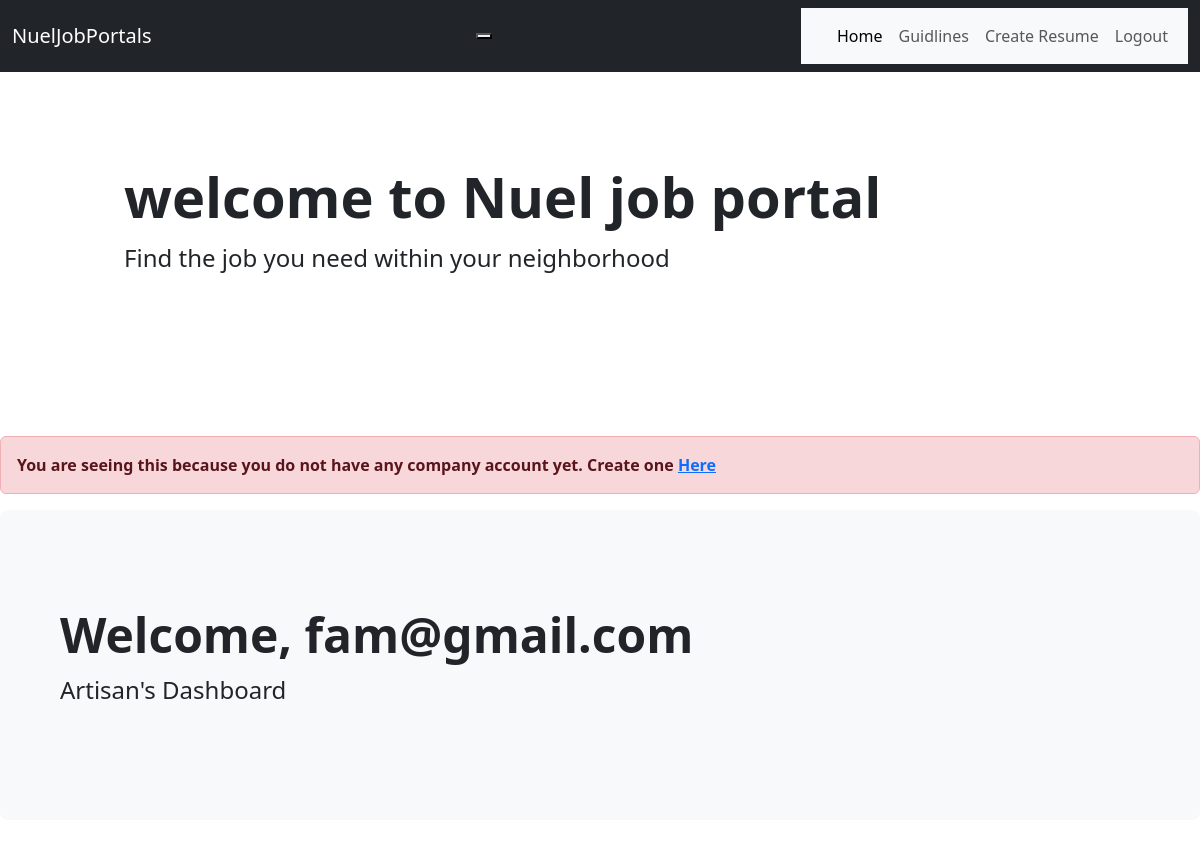
The page /dashboard/dashboards/ (signed in) on the database as committed earlier.
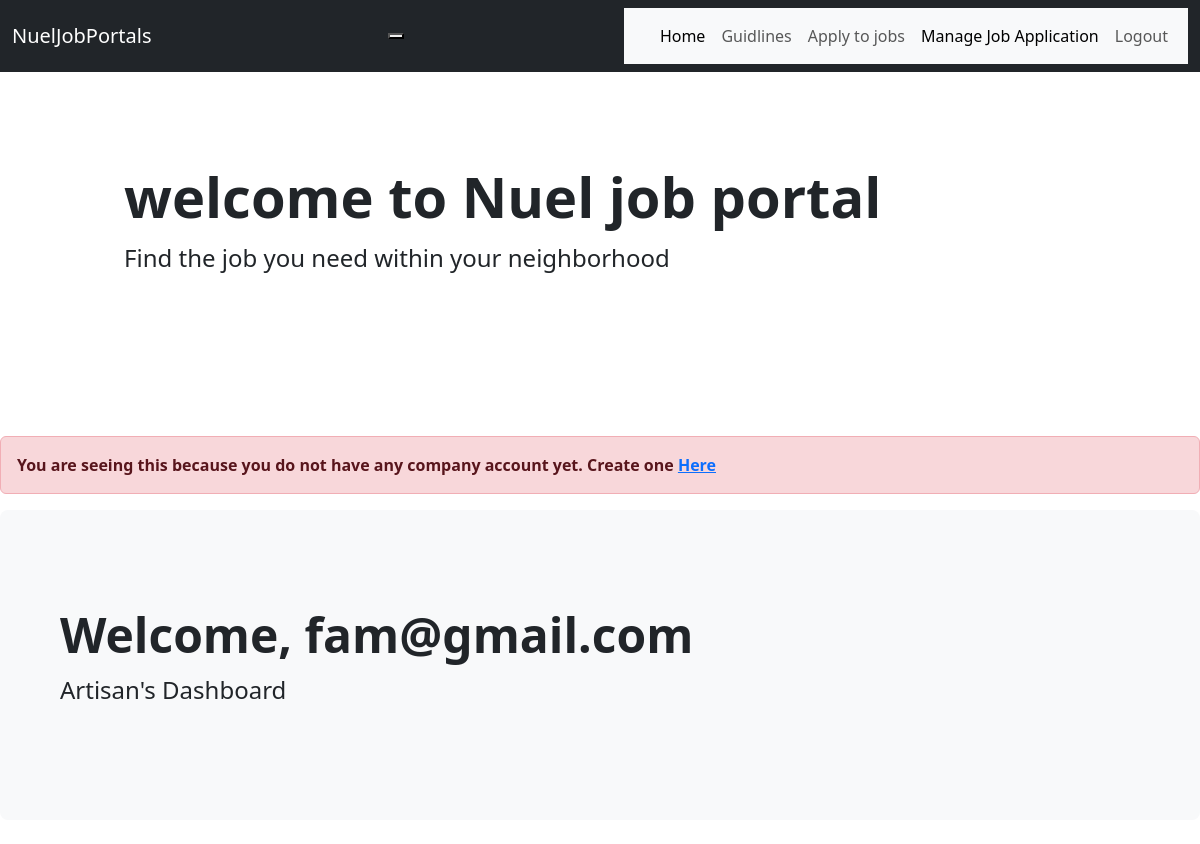
The same page on the database as committed later.
### dashboard/views.py (the view)
# urls.py: path('dashboards/',views.users_dashboard,name ='dashboards'),
def users_dashboard(request):
    context={}
    return render(request,'dashboard/dashboard.html',context)

### templates/dashboard/dashboard.html (shortened to what this page needs)
{% extends 'layouts/base.html' %}
{% load widget_tweaks %}
{% block content %}
{% if request.user.is_applicant %}
{% if not request.user.has_resume %}
<div class="alert alert-danger">
    <b>You are seeing this because you do not have  any company account yet. Create one <a href="{% url 'account:artisan_register' %}">Here</a></b>
</div>
<section>
    <div class="p-5 mb-4 bg-light rounded-3">
        <div class="container-fluid py-5">
            <h1 class="display-5 fw-bold">Welcome, {{request.user }}</h1>
            <p class="col-md-8 fs-4">Artisan's Dashboard</p>
        </div>
    </div>
</section>
{% endif %}
{% endif %}
{% endblock %}

Rows that differ between the two databases and show on the page:
changed User "fam@gmail.com": is_resume False → True (drawn)
Other text that changed with them:
text no longer shown: "Create Resume"
text now shown: "Apply to jobs Manage Job Application"
